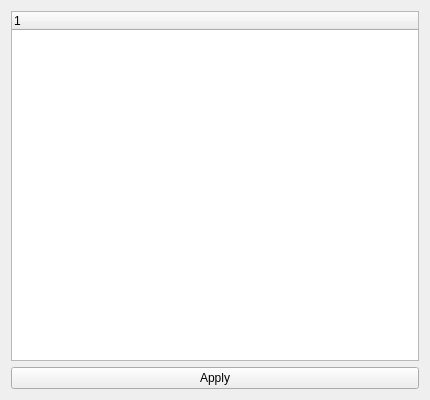
<?xml version="1.0" encoding="UTF-8"?>
<ui version="4.0">
 <class>FormatTreeForm</class>
 <widget class="QWidget" name="FormatTreeForm">
  <property name="geometry">
   <rect>
    <x>0</x>
    <y>0</y>
    <width>430</width>
    <height>400</height>
   </rect>
  </property>
  <property name="minimumSize">
   <size>
    <width>430</width>
    <height>120</height>
   </size>
  </property>
  <property name="maximumSize">
   <size>
    <width>16777215</width>
    <height>16777215</height>
   </size>
  </property>
  <property name="windowTitle">
   <string>Form</string>
  </property>
  <layout class="QGridLayout" name="gridLayout">
   <item row="0" column="0">
    <widget class="QTreeWidget" name="treeFormat">
     <property name="showDropIndicator" stdset="0">
      <bool>false</bool>
     </property>
     <column>
      <property name="text">
       <string notr="true">1</string>
      </property>
     </column>
    </widget>
   </item>
   <item row="1" column="0">
    <widget class="QPushButton" name="btnApply">
     <property name="text">
      <string>Apply</string>
     </property>
    </widget>
   </item>
  </layout>
 </widget>
 <resources/>
 <connections/>
</ui>
